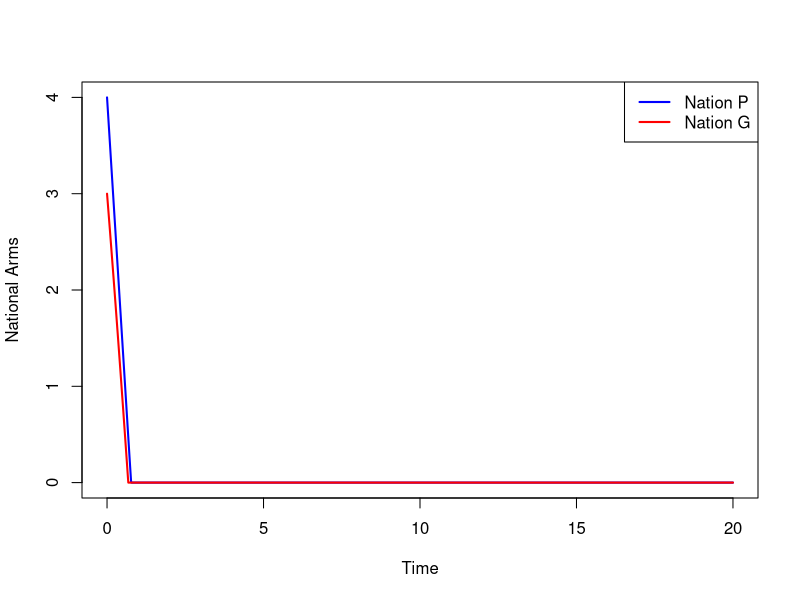

Write the R code that produced this figure.
## ---- chunk 1
knitr::opts_chunk$set(echo = TRUE)
## ---- chunk 2
#Nation p
a=0.6 #mutual fear
b=0.5 #expenditure
r=-5 #goodwill/grievance


#Nation g
c=0.6 #mutual fear
d=0.5 #expenditure
s=-5 #goodwill/grievance

#Simulation variables
t=20
dt=0.01
steps=t/dt


## ---- chunk 3
#Matrix and initial
ArmsRace = matrix(0,nrow=3,ncol=steps+1) #3 rows are for t,p,g, n+1 columns for including both endpoints of time (start at 0)
ArmsRace[1,1]=0

ArmsRace[2,1]=4 #p initial condition
ArmsRace[3,1]=3 #g initial condition


#Euler Method
for (i in 1:steps) {
  t_i=ArmsRace[1,i]
  p_i=ArmsRace[2,i]
  g_i=ArmsRace[3,i]
  
  dp=a*g_i-b*p_i+r
  dg=c*p_i-d*g_i+s
  
  ArmsRace[1,i+1]=t_i+dt
  ArmsRace[2,i+1]=max(p_i+dt*dp,0)
  ArmsRace[3,i+1]=max(g_i+dt*dg,0)
}

## ---- chunk 4
plot(ArmsRace[1,],ArmsRace[2,],type = "l",col="blue",xlab="Time",ylab="National Arms",lwd=2)
lines(ArmsRace[1,],ArmsRace[3,],col="red",lwd=2)
legend("topright",legend=c("Nation P","Nation G"),col=c("blue","red"),lwd=2)
